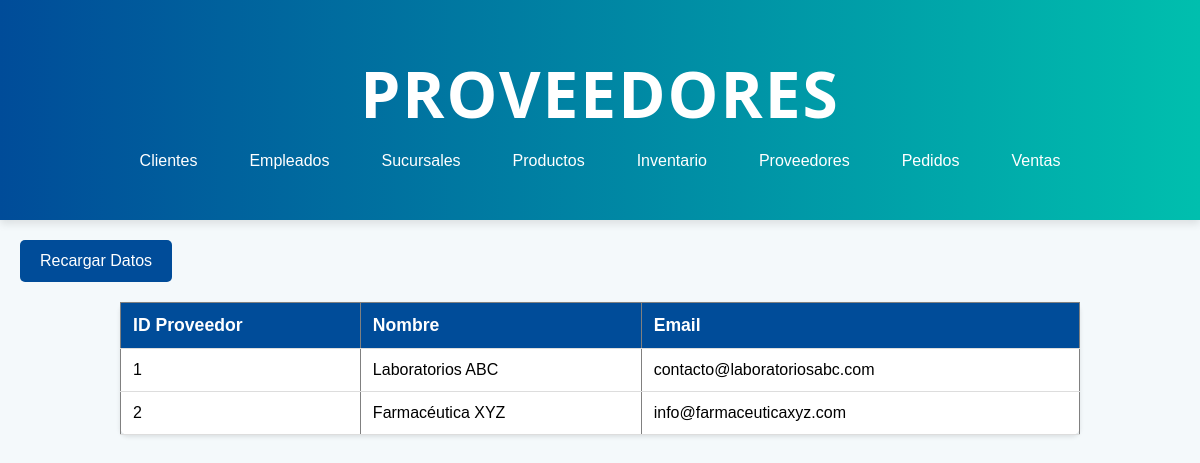
The app's page /proveedor.php, older data.
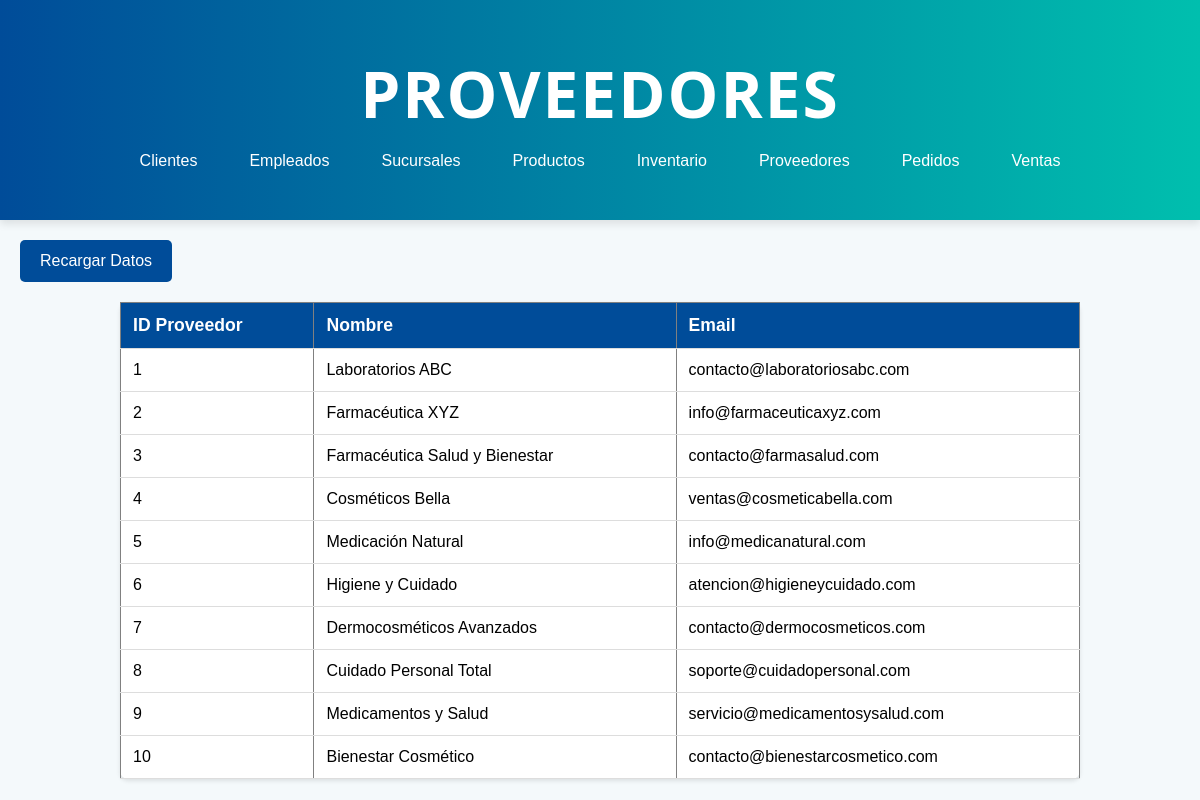
The same page, newer data.
### tables this page shows
CREATE TABLE `proveedor` (
  `idProveedor` int(11) NOT NULL,
  `nombre` varchar(255) NOT NULL,
  `email` varchar(255) NOT NULL
);

### proveedor.php (the view, shortened to what this page needs)
<!DOCTYPE html>
<html lang="es">
<head>
    <link rel="stylesheet" href="css/stylesListas.css">
</head>
<body>
    <header class="header">
        <h1>Proveedores</h1>
        <nav>
            <ul>
                <li><a href="cliente.php">Clientes</a></li>
                <li><a href="empleado.php">Empleados</a></li>
                <li><a href="sucursal.php">Sucursales</a></li>
                <li><a href="producto.php">Productos</a></li>
                <li><a href="inventario.php">Inventario</a></li>
                <li><a href="proveedor.php">Proveedores</a></li>
                <li><a href="pedido.php">Pedidos</a></li>
                <li><a href="venta.php">Ventas</a></li>
            </ul>
        </nav>
    </header>
    <button onclick="window.location.reload()">Recargar Datos</button>
    <table border="1">
        <thead>
            <tr>
                <th>ID Proveedor</th>
                <th>Nombre</th>
                <th>Email</th>
            </tr>
        </thead>
        <tbody id="datosProveedor">
            <?php
            $servername = "localhost";
            $username = "root";
            $password = "";
            $dbname = "drogueriasconfe";
            $conn = new mysqli($servername, $username, $password, $dbname);
            $sql = "SELECT idProveedor, nombre, email FROM proveedor";
            $result = $conn->query($sql);
            if ($result->num_rows > 0) {
                while ($row = $result->fetch_assoc()) {
                    echo "<tr>
                            <td>" . $row['idProveedor'] . "</td>
                            <td>" . $row['nombre'] . "</td>
                            <td>" . $row['email'] . "</td>
                          </tr>";
                }
            } else {
                echo "<tr><td colspan='3'>No se encontraron proveedores</td></tr>";
            }
            ?>
        </tbody>
    </table>
</body>
</html>

Row changes from the older to the newer data that the page shows:
added proveedor: idProveedor "3", nombre "Farmacéutica Salud y Bienestar", email "contacto@farmasalud.com"
added proveedor: idProveedor "4", nombre "Cosméticos Bella", email "ventas@cosmeticabella.com"
added proveedor: idProveedor "5", nombre "Medicación Natural", email "info@medicanatural.com"
added proveedor: idProveedor "6", nombre "Higiene y Cuidado", email "atencion@higieneycuidado.com"
added proveedor: idProveedor "7", nombre "Dermocosméticos Avanzados", email "contacto@dermocosmeticos.com"
added proveedor: idProveedor "8", nombre "Cuidado Personal Total", email "soporte@cuidadopersonal.com"
added proveedor: idProveedor "9", nombre "Medicamentos y Salud", email "servicio@medicamentosysalud.com"
added proveedor: idProveedor "10", nombre "Bienestar Cosmético", email "contacto@bienestarcosmetico.com"
